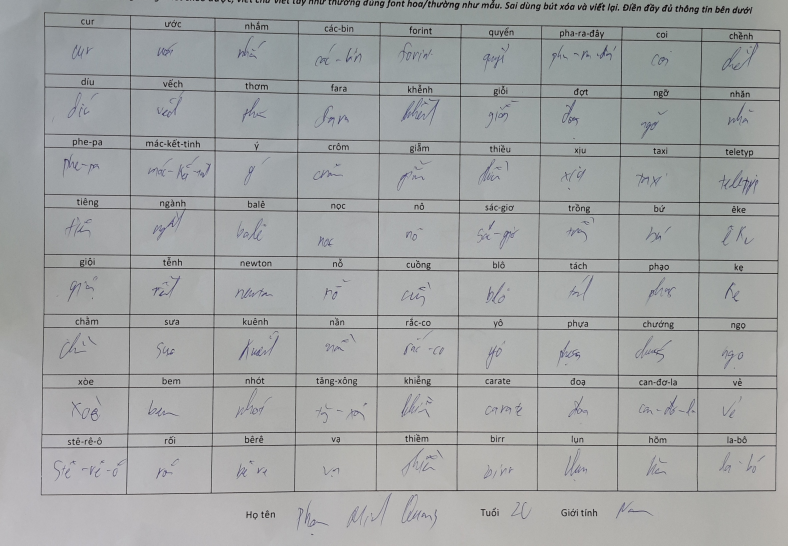
#> input picture only_paper/20221026_141512.jpg.jpg, 2364 x 1636 px (shown at 1/3 size); its folder holds only this picture in this run
$ python extract_box_v2.py
#> lines starting #> are read from the running program, lines starting #| are printed output that depends on the picture
import os

import cv2
import matplotlib.pyplot as plt
from scipy import ndimage


coordinate_list = [(82, 233), (161, 416),
                   (94, 245), (417, 670),
                   (106, 256), (671, 919),
                   (118, 266), (921, 1164),
                   (129, 274), (1165, 1407),
                   (139, 281), (1408, 1648),
                   (146, 288), (1649, 1889),
                   (154, 296), (1890, 2128),
                   (162, 304), (2128, 2364),
                   (265, 413), (157, 413),
                   (275, 424), (415, 667),
                   (286, 433), (668, 916),
                   (297, 441), (917, 1160),
                   (307, 449), (1161, 1403),
                   (315, 456), (1403, 1643),
                   (321, 463), (1644, 1884),
                   (328, 470), (1885, 2122),
                   (336, 477), (2123, 2359),
                   (445, 593), (154, 410),
                   (455, 601), (411, 664),
                   (465, 609), (665, 912),
                   (474, 617), (913, 1156),
                   (482, 624), (1157, 1398),
                   (490, 630), (1399, 1638),
                   (496, 637), (1639, 1878),
                   (503, 643), (1878, 2118),
                   (510, 650), (2118, 2355),
                   (626, 771), (150, 407),
                   (634, 778), (409, 660),
                   (643, 784), (661, 908),
                   (650, 791), (908, 1151),
                   (657, 797), (1152, 1393),
                   (664, 803), (1393, 1632),
                   (670, 809), (1633, 1872),
                   (677, 816), (1873, 2112),
                   (683, 822), (2113, 2351),
                   (806, 949), (146, 403),
                   (812, 954), (404, 656),
                   (819, 960), (656, 903),
                   (825, 965), (904, 1146),
                   (831, 970), (1147, 1388),
                   (838, 976), (1389, 1627),
                   (844, 982), (1628, 1868),
                   (850, 988), (1869, 2108),
                   (856, 994), (2109, 2345),
                   (986, 1128), (139, 398),
                   (991, 1132), (399, 651),
                   (995, 1136), (651, 898),
                   (1001, 1140), (899, 1142),
                   (1006, 1145), (1143, 1384),
                   (1012, 1150), (1384, 1623),
                   (1017, 1157), (1624, 1864),
                   (1023, 1162), (1865, 2104),
                   (1029, 1167), (2104, 2340),
                   (1167, 1307), (134, 392),
                   (1170, 1309), (392, 645),
                   (1173, 1311), (646, 894),
                   (1176, 1315), (894, 1137),
                   (1181, 1318), (1138, 1379),
                   (1185, 1324), (1380, 1619),
                   (1191, 1330), (1620, 1861),
                   (1197, 1336), (1862, 2099),
                   (1203, 1339), (2101, 2336),
                   (1347, 1488), (128, 385),
                   (1349, 1489), (385, 639),
                   (1350, 1489), (639, 888),
                   (1352, 1491), (889, 1132),
                   (1355, 1495), (1133, 1374),
                   (1359, 1499), (1375, 1615),
                   (1364, 1504), (1616, 1856),
                   (1370, 1509), (1857, 2095),
                   (1376, 1511), (2096, 2331)]


origin_folder = "./only_paper"
result_folder = "./test"

images = os.listdir(origin_folder)
n_coordinate = int(len(coordinate_list) / 2)

for image in images:
    image_path = os.path.join(origin_folder, image)
    img = cv2.imread(image_path)
#> img is the input picture: shape (1636, 2364, 3); mean B, G, R 163.2, 163.1, 160.8

    img = ndimage.rotate(img, -1)
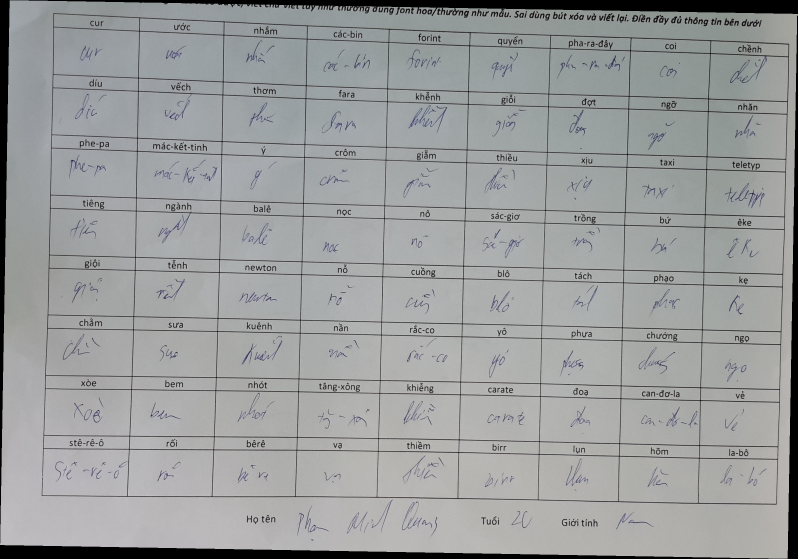
#> img: shape (1677, 2392, 3) (shown at 1/3 size); mean B, G, R 157.2, 157.1, 154.9
    color = (255, 0, 0)
    thickness = 2

    for i in range(n_coordinate):
        y_value = coordinate_list[i*2]
        x_value = coordinate_list[i*2+1]

        start_point = (x_value[0], y_value[0])
        end_point = (x_value[1], y_value[1])

        img = cv2.rectangle(img, start_point, end_point,
                            color, thickness)
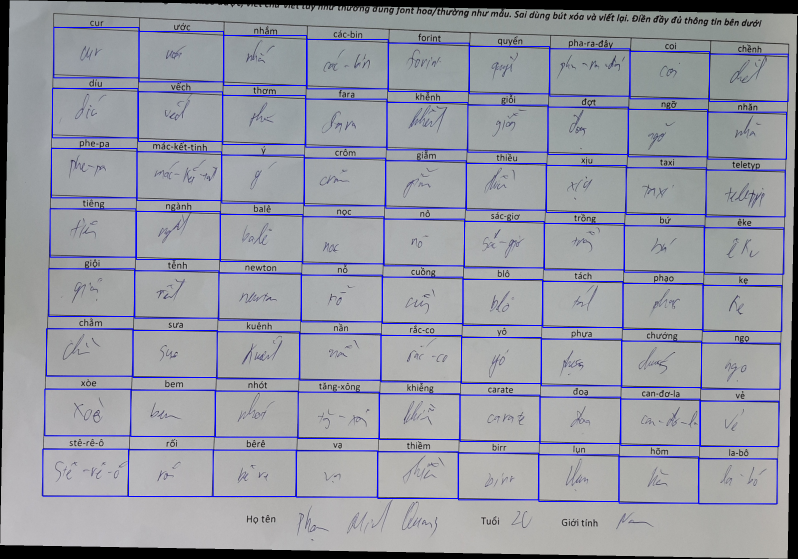
#> img: shape (1677, 2392, 3) (shown at 1/3 size); mean B, G, R 162, 152.5, 150.4

    cv2.imwrite(os.path.join(result_folder, image), img)

$ run again, on only_paper/20221026_142442.jpg.jpg
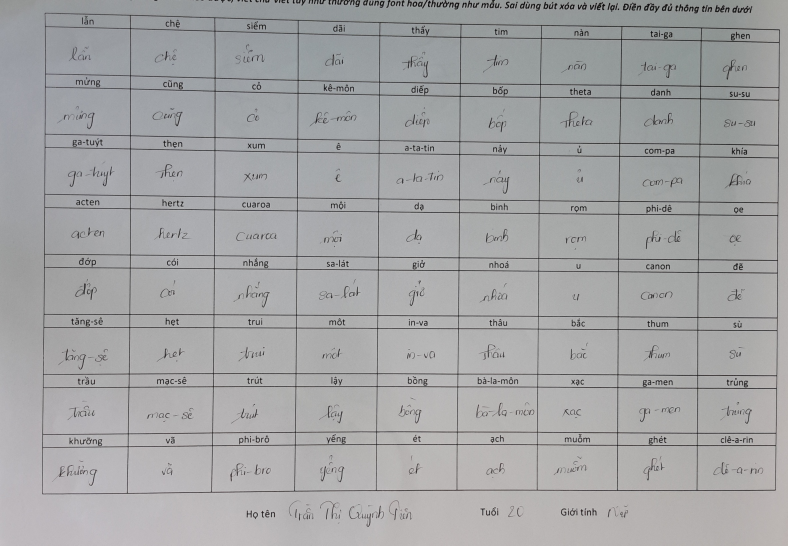
#> input picture only_paper/20221026_142442.jpg.jpg, 2364 x 1636 px (shown at 1/3 size)
#> img is the input picture: shape (1636, 2364, 3); mean B, G, R 165.3, 164.3, 163.8
#> `img = ndimage.rotate(img, -1)`:
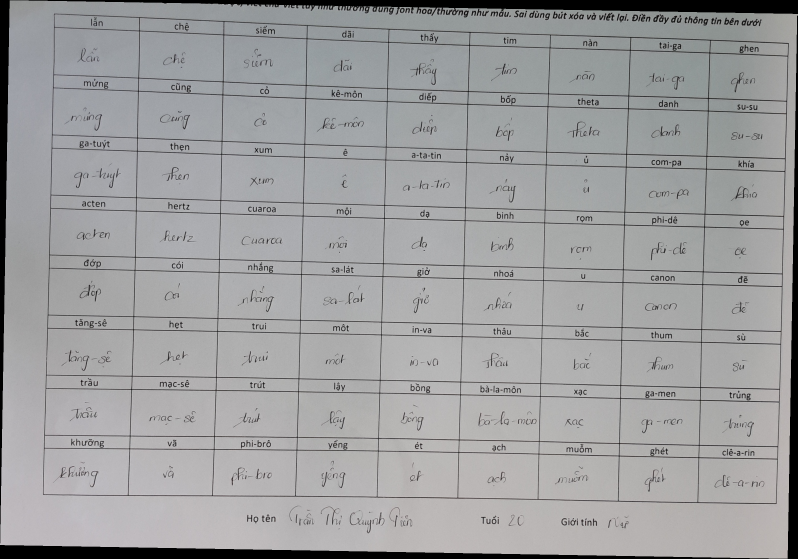
#> img: shape (1677, 2392, 3) (shown at 1/3 size); mean B, G, R 159.2, 158.3, 157.8
#> after the loop `for i in range(n_coordinate):`:
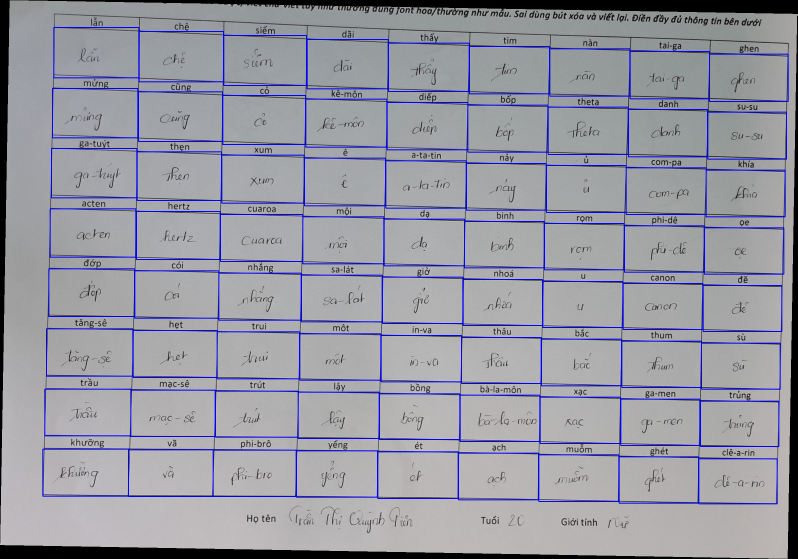
#> img: shape (1677, 2392, 3) (shown at 1/3 size); mean B, G, R 163.7, 153.4, 152.9

$ run again, on only_paper/20221026_142823.jpg.jpg
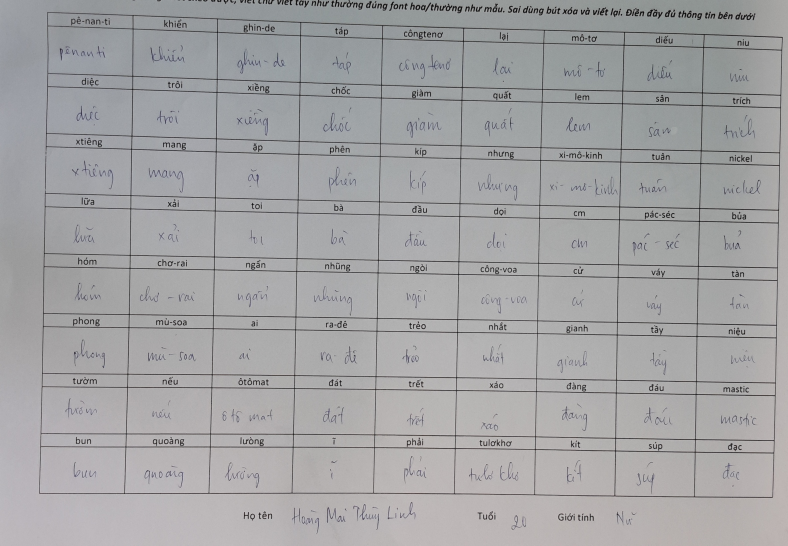
#> input picture only_paper/20221026_142823.jpg.jpg, 2364 x 1636 px (shown at 1/3 size)
#> img is the input picture: shape (1636, 2364, 3); mean B, G, R 164.5, 163.2, 163.2
#> `img = ndimage.rotate(img, -1)`:
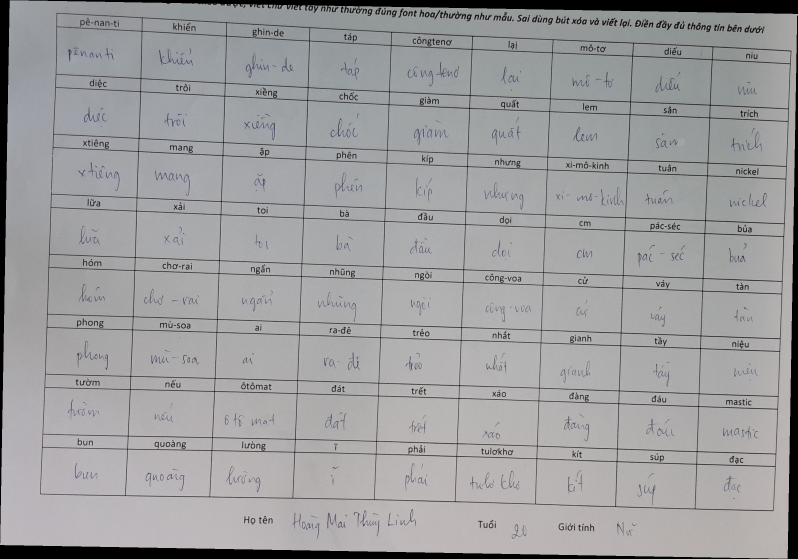
#> img: shape (1677, 2392, 3) (shown at 1/3 size); mean B, G, R 158.5, 157.2, 157.2
#> after the loop `for i in range(n_coordinate):`:
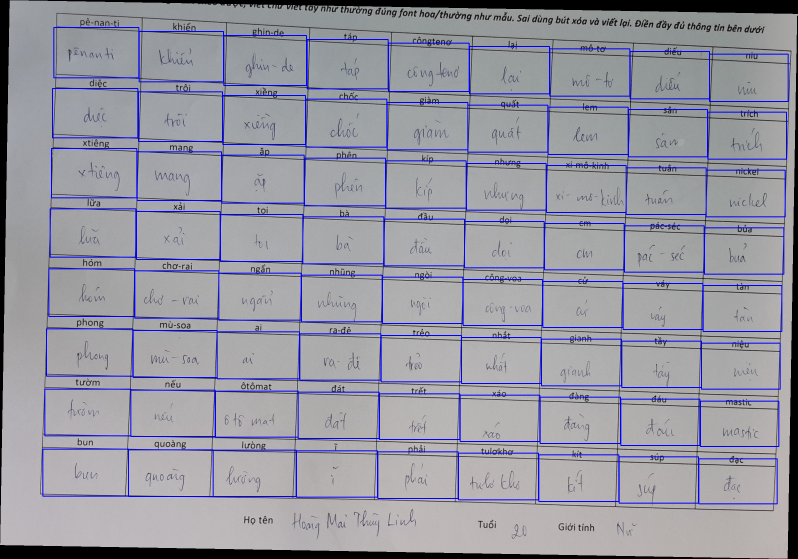
#> img: shape (1677, 2392, 3) (shown at 1/3 size); mean B, G, R 162.1, 151.5, 151.6
